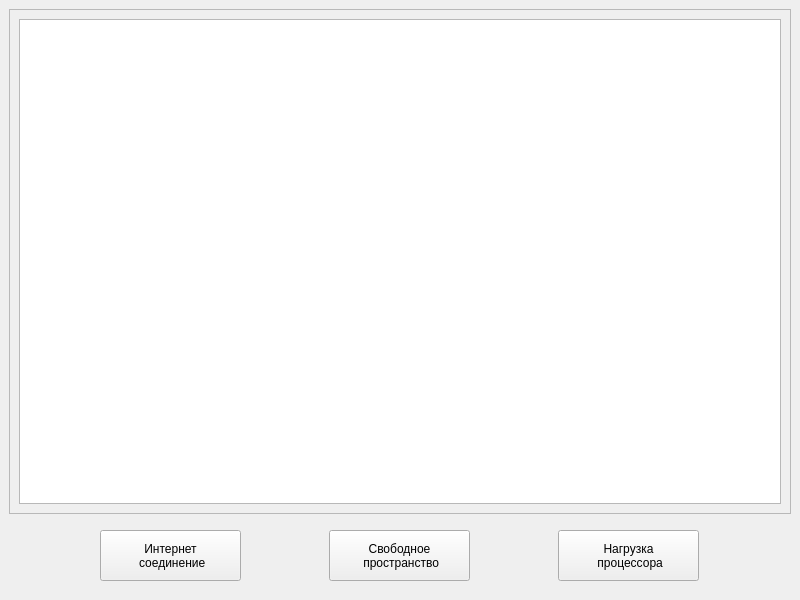
<?xml version="1.0" encoding="UTF-8"?>
<ui version="4.0">
 <class>MainWindow</class>
 <widget class="QMainWindow" name="MainWindow">
  <property name="geometry">
   <rect>
    <x>0</x>
    <y>0</y>
    <width>800</width>
    <height>600</height>
   </rect>
  </property>
  <property name="windowTitle">
   <string>MainWindow</string>
  </property>
  <widget class="QWidget" name="centralwidget">
   <layout class="QVBoxLayout" name="verticalLayout_2">
    <item>
     <widget class="QFrame" name="frame">
      <property name="frameShape">
       <enum>QFrame::Shape::StyledPanel</enum>
      </property>
      <property name="frameShadow">
       <enum>QFrame::Shadow::Raised</enum>
      </property>
      <layout class="QHBoxLayout" name="horizontalLayout_2">
       <item>
        <widget class="QTextEdit" name="textEdit"/>
       </item>
      </layout>
     </widget>
    </item>
    <item>
     <widget class="QFrame" name="">
      <property name="minimumSize">
       <size>
        <width>608</width>
        <height>71</height>
       </size>
      </property>
      <property name="maximumSize">
       <size>
        <width>16777215</width>
        <height>71</height>
       </size>
      </property>
      <layout class="QHBoxLayout" name="horizontalLayout">
       <item>
        <widget class="QPushButton" name="net_btn">
         <property name="minimumSize">
          <size>
           <width>141</width>
           <height>51</height>
          </size>
         </property>
         <property name="maximumSize">
          <size>
           <width>141</width>
           <height>51</height>
          </size>
         </property>
         <property name="text">
          <string>Интернет 
 соединение</string>
         </property>
        </widget>
       </item>
       <item>
        <widget class="QPushButton" name="disk_btn">
         <property name="minimumSize">
          <size>
           <width>141</width>
           <height>51</height>
          </size>
         </property>
         <property name="maximumSize">
          <size>
           <width>141</width>
           <height>51</height>
          </size>
         </property>
         <property name="text">
          <string>Свободное 
 пространство</string>
         </property>
        </widget>
       </item>
       <item>
        <widget class="QPushButton" name="cpu_btn">
         <property name="minimumSize">
          <size>
           <width>141</width>
           <height>51</height>
          </size>
         </property>
         <property name="maximumSize">
          <size>
           <width>141</width>
           <height>51</height>
          </size>
         </property>
         <property name="text">
          <string>Нагрузка 
 процессора</string>
         </property>
        </widget>
       </item>
      </layout>
     </widget>
    </item>
   </layout>
  </widget>
 </widget>
 <resources/>
 <connections/>
</ui>
